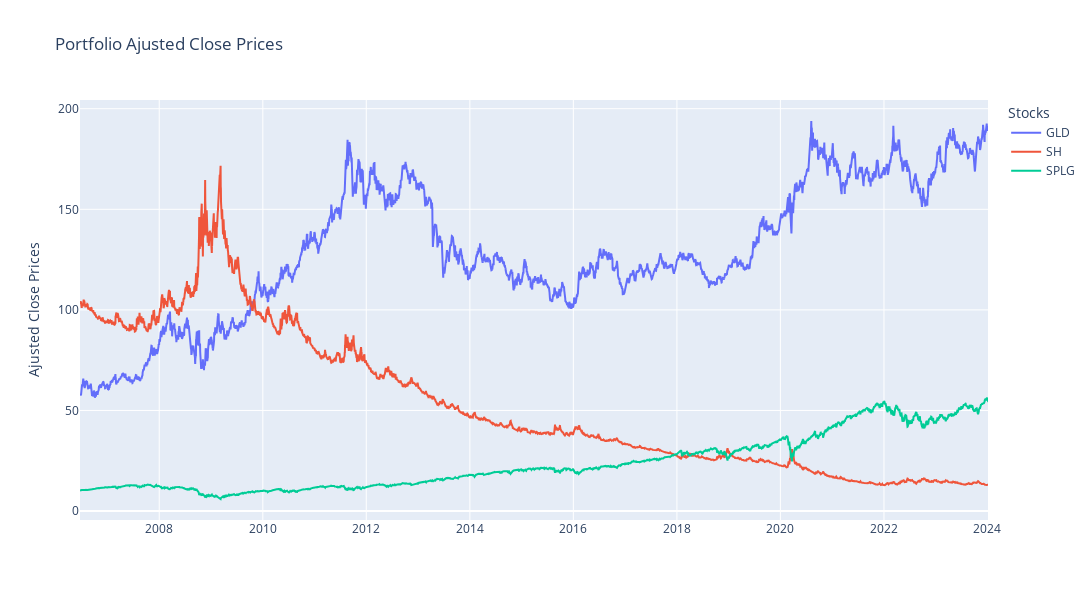
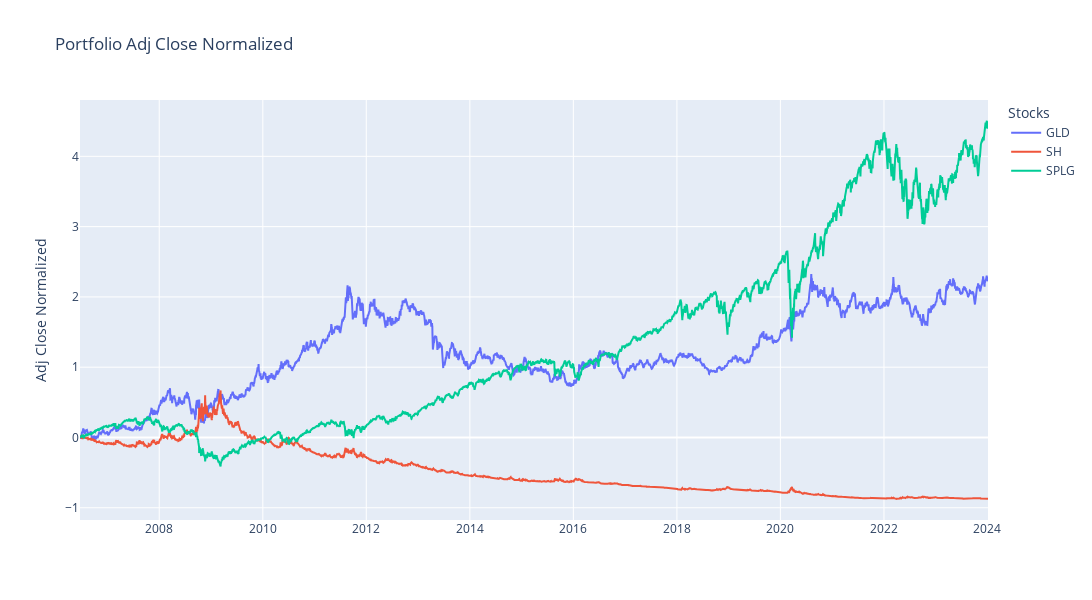
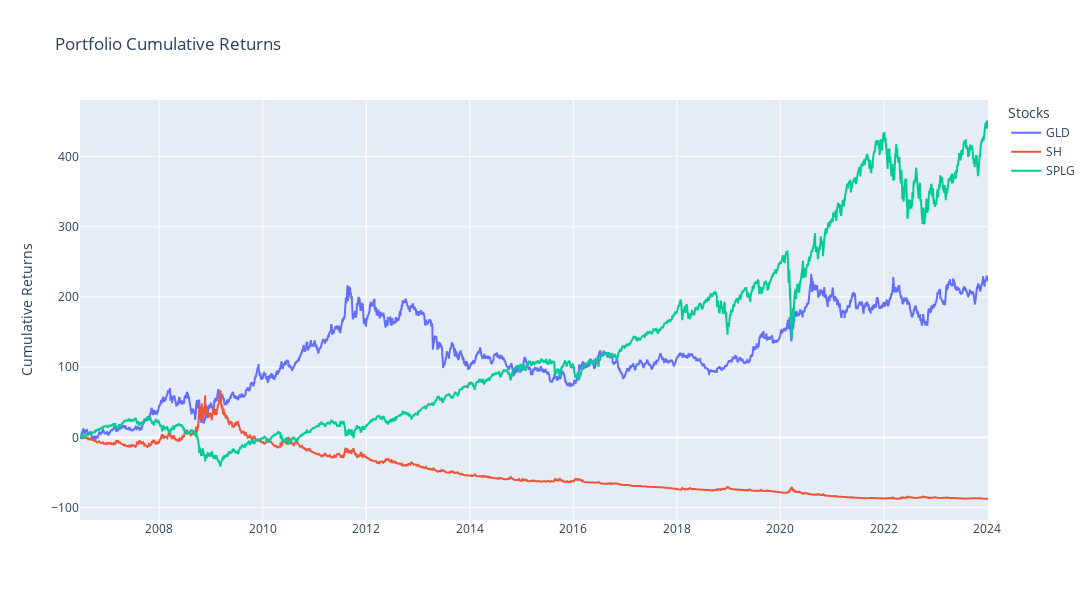

Here is the notebook cell these charts were saved with, in order:
### Code cell
# show actual prices
show_portfolio(splg_gld_data[symbols_list], col='Ajusted Close Prices', normalize=False)
# visualize the data
visualize_data(splg_gld_data[symbols_list])

### Figure 1 — Plotly figure (JSON) as saved in the notebook; plotly's stock layout.template omitted (floating-point values rounded to 4 significant figures; data arrays with more than 128 entries replaced by an {"elided": "..."} marker saying what was removed)
{"data": [{"mode": "lines", "name": "GLD", "type": "scatter", "x": {"elided": "4416 str values"}, "y": {"elided": "4416 float values"}}, {"mode": "lines", "name": "SH", "type": "scatter", "x": {"elided": "4416 str values"}, "y": {"elided": "4416 float values"}}, {"mode": "lines", "name": "SPLG", "type": "scatter", "x": {"elided": "4416 str values"}, "y": {"elided": "4416 float values"}}], "layout": {"height": 600, "legend": {"title": {"text": "Stocks"}}, "title": {"text": "Portfolio Ajusted Close Prices"}, "width": 1200, "xaxis": {"title": {"text": ""}}, "yaxis": {"title": {"text": "Ajusted Close Prices"}}}}

### Figure 2 — Plotly figure (JSON) as saved in the notebook; plotly's stock layout.template omitted (floating-point values rounded to 4 significant figures; data arrays with more than 128 entries replaced by an {"elided": "..."} marker saying what was removed)
{"data": [{"mode": "lines", "name": "GLD", "type": "scatter", "x": {"elided": "4416 str values"}, "y": {"elided": "4416 float values"}}, {"mode": "lines", "name": "SH", "type": "scatter", "x": {"elided": "4416 str values"}, "y": {"elided": "4416 float values"}}, {"mode": "lines", "name": "SPLG", "type": "scatter", "x": {"elided": "4416 str values"}, "y": {"elided": "4416 float values"}}], "layout": {"height": 600, "legend": {"title": {"text": "Stocks"}}, "title": {"text": "Portfolio Adj Close Normalized"}, "width": 1200, "xaxis": {"title": {"text": ""}}, "yaxis": {"title": {"text": "Adj Close Normalized"}}}}

### Figure 3 — Plotly figure (JSON) as saved in the notebook; plotly's stock layout.template omitted (floating-point values rounded to 4 significant figures; data arrays with more than 128 entries replaced by an {"elided": "..."} marker saying what was removed)
{"data": [{"mode": "lines", "name": "GLD", "type": "scatter", "x": {"elided": "4416 str values"}, "y": {"elided": "4416 float values"}}, {"mode": "lines", "name": "SH", "type": "scatter", "x": {"elided": "4416 str values"}, "y": {"elided": "4416 float values"}}, {"mode": "lines", "name": "SPLG", "type": "scatter", "x": {"elided": "4416 str values"}, "y": {"elided": "4416 float values"}}], "layout": {"height": 600, "legend": {"title": {"text": "Stocks"}}, "title": {"text": "Portfolio Cumulative Returns"}, "width": 1200, "xaxis": {"title": {"text": ""}}, "yaxis": {"title": {"text": "Cumulative Returns"}}}}
